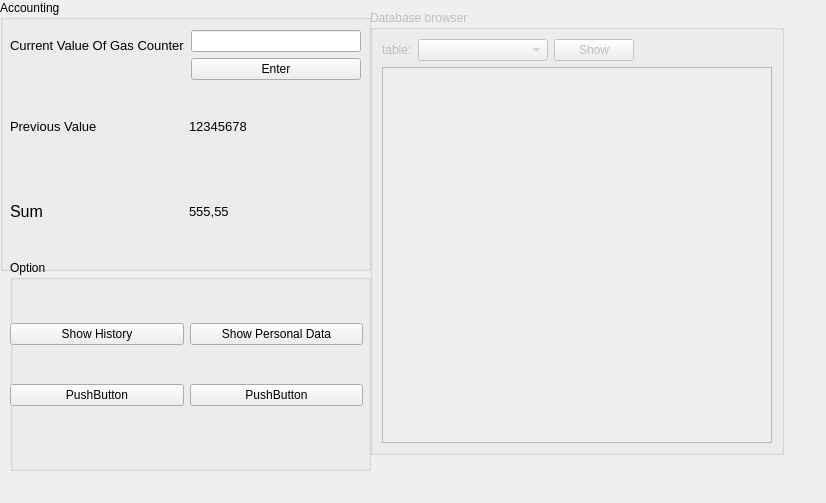
<?xml version="1.0" encoding="UTF-8"?>
<ui version="4.0">
 <class>UserUI</class>
 <widget class="QWidget" name="UserUI">
  <property name="geometry">
   <rect>
    <x>0</x>
    <y>0</y>
    <width>826</width>
    <height>503</height>
   </rect>
  </property>
  <property name="windowTitle">
   <string>Form</string>
  </property>
  <widget class="QGroupBox" name="groupBox_database_browser">
   <property name="enabled">
    <bool>false</bool>
   </property>
   <property name="geometry">
    <rect>
     <x>370</x>
     <y>10</y>
     <width>414</width>
     <height>445</height>
    </rect>
   </property>
   <property name="sizePolicy">
    <sizepolicy hsizetype="MinimumExpanding" vsizetype="Expanding">
     <horstretch>0</horstretch>
     <verstretch>0</verstretch>
    </sizepolicy>
   </property>
   <property name="minimumSize">
    <size>
     <width>300</width>
     <height>300</height>
    </size>
   </property>
   <property name="title">
    <string>Database browser</string>
   </property>
   <layout class="QGridLayout" name="gridLayout_2">
    <item row="0" column="3">
     <spacer name="horizontalSpacer">
      <property name="orientation">
       <enum>Qt::Horizontal</enum>
      </property>
      <property name="sizeHint" stdset="0">
       <size>
        <width>40</width>
        <height>20</height>
       </size>
      </property>
     </spacer>
    </item>
    <item row="0" column="2">
     <widget class="QPushButton" name="button_show_table">
      <property name="text">
       <string>Show</string>
      </property>
      <property name="autoDefault">
       <bool>true</bool>
      </property>
     </widget>
    </item>
    <item row="0" column="1">
     <widget class="QComboBox" name="comboBox_table_name">
      <property name="sizePolicy">
       <sizepolicy hsizetype="Fixed" vsizetype="Fixed">
        <horstretch>0</horstretch>
        <verstretch>0</verstretch>
       </sizepolicy>
      </property>
      <property name="minimumSize">
       <size>
        <width>130</width>
        <height>0</height>
       </size>
      </property>
      <property name="sizeIncrement">
       <size>
        <width>130</width>
        <height>0</height>
       </size>
      </property>
     </widget>
    </item>
    <item row="0" column="0">
     <widget class="QLabel" name="label_5">
      <property name="sizePolicy">
       <sizepolicy hsizetype="Preferred" vsizetype="Preferred">
        <horstretch>0</horstretch>
        <verstretch>0</verstretch>
       </sizepolicy>
      </property>
      <property name="text">
       <string>table:</string>
      </property>
     </widget>
    </item>
    <item row="1" column="0" colspan="4">
     <widget class="QTableView" name="tableView_database_table">
      <property name="sizePolicy">
       <sizepolicy hsizetype="Preferred" vsizetype="Preferred">
        <horstretch>0</horstretch>
        <verstretch>0</verstretch>
       </sizepolicy>
      </property>
      <property name="editTriggers">
       <set>QAbstractItemView::NoEditTriggers</set>
      </property>
      <property name="tabKeyNavigation">
       <bool>false</bool>
      </property>
      <property name="dragDropOverwriteMode">
       <bool>false</bool>
      </property>
      <property name="sortingEnabled">
       <bool>true</bool>
      </property>
      <attribute name="horizontalHeaderShowSortIndicator" stdset="0">
       <bool>false</bool>
      </attribute>
     </widget>
    </item>
   </layout>
  </widget>
  <widget class="QGroupBox" name="groupBox">
   <property name="geometry">
    <rect>
     <x>0</x>
     <y>0</y>
     <width>371</width>
     <height>271</height>
    </rect>
   </property>
   <property name="title">
    <string>Accounting</string>
   </property>
   <widget class="QWidget" name="verticalLayoutWidget_3">
    <property name="geometry">
     <rect>
      <x>10</x>
      <y>30</y>
      <width>351</width>
      <height>221</height>
     </rect>
    </property>
    <layout class="QVBoxLayout" name="verticalLayout_3">
     <item>
      <layout class="QHBoxLayout" name="horizontalLayout_4">
       <item>
        <layout class="QHBoxLayout" name="horizontalLayout_3">
         <item>
          <layout class="QVBoxLayout" name="verticalLayout">
           <item>
            <widget class="QLabel" name="label_9">
             <property name="font">
              <font>
               <pointsize>10</pointsize>
              </font>
             </property>
             <property name="text">
              <string>Current Value Of Gas Counter</string>
             </property>
            </widget>
           </item>
           <item>
            <spacer name="verticalSpacer">
             <property name="orientation">
              <enum>Qt::Horizontal</enum>
             </property>
             <property name="sizeHint" stdset="0">
              <size>
               <width>20</width>
               <height>20</height>
              </size>
             </property>
            </spacer>
           </item>
          </layout>
         </item>
        </layout>
       </item>
       <item>
        <layout class="QVBoxLayout" name="verticalLayout_2">
         <item>
          <widget class="QLineEdit" name="lineEdit_driver">
           <property name="toolTip">
            <string>For ODBC/MSSQL: &quot;SQL Server&quot; (Windows), &quot;ODBC Driver 13 for SQL Server&quot; (unix), etc.</string>
           </property>
           <property name="text">
            <string/>
           </property>
          </widget>
         </item>
         <item>
          <widget class="QPushButton" name="button_connect">
           <property name="text">
            <string>Enter</string>
           </property>
           <property name="autoDefault">
            <bool>true</bool>
           </property>
          </widget>
         </item>
        </layout>
       </item>
      </layout>
     </item>
     <item>
      <layout class="QHBoxLayout" name="horizontalLayout_2">
       <item>
        <widget class="QLabel" name="label_3">
         <property name="font">
          <font>
           <pointsize>10</pointsize>
          </font>
         </property>
         <property name="text">
          <string>Previous Value</string>
         </property>
        </widget>
       </item>
       <item>
        <widget class="QLabel" name="label_6">
         <property name="font">
          <font>
           <pointsize>10</pointsize>
          </font>
         </property>
         <property name="text">
          <string>12345678</string>
         </property>
        </widget>
       </item>
      </layout>
     </item>
     <item>
      <layout class="QHBoxLayout" name="horizontalLayout">
       <item>
        <widget class="QLabel" name="label_4">
         <property name="font">
          <font>
           <pointsize>12</pointsize>
          </font>
         </property>
         <property name="text">
          <string>Sum</string>
         </property>
        </widget>
       </item>
       <item>
        <widget class="QLabel" name="label_7">
         <property name="font">
          <font>
           <pointsize>10</pointsize>
          </font>
         </property>
         <property name="text">
          <string>555,55</string>
         </property>
        </widget>
       </item>
      </layout>
     </item>
    </layout>
   </widget>
  </widget>
  <widget class="QGroupBox" name="groupBox_2">
   <property name="geometry">
    <rect>
     <x>10</x>
     <y>260</y>
     <width>361</width>
     <height>211</height>
    </rect>
   </property>
   <property name="title">
    <string>Option</string>
   </property>
   <widget class="QWidget" name="verticalLayoutWidget_4">
    <property name="geometry">
     <rect>
      <x>0</x>
      <y>30</y>
      <width>353</width>
      <height>151</height>
     </rect>
    </property>
    <layout class="QVBoxLayout" name="verticalLayout_4">
     <item>
      <layout class="QHBoxLayout" name="horizontalLayout_5">
       <item>
        <widget class="QPushButton" name="pushButton">
         <property name="text">
          <string>Show History</string>
         </property>
        </widget>
       </item>
       <item>
        <widget class="QPushButton" name="pushButton_2">
         <property name="text">
          <string>Show Personal Data</string>
         </property>
        </widget>
       </item>
      </layout>
     </item>
     <item>
      <layout class="QHBoxLayout" name="horizontalLayout_6">
       <item>
        <widget class="QPushButton" name="pushButton_4">
         <property name="text">
          <string>PushButton</string>
         </property>
        </widget>
       </item>
       <item>
        <widget class="QPushButton" name="pushButton_3">
         <property name="text">
          <string>PushButton</string>
         </property>
        </widget>
       </item>
      </layout>
     </item>
    </layout>
   </widget>
   <zorder>verticalLayoutWidget_4</zorder>
   <zorder>horizontalLayoutWidget_6</zorder>
  </widget>
 </widget>
 <resources/>
 <connections/>
</ui>
